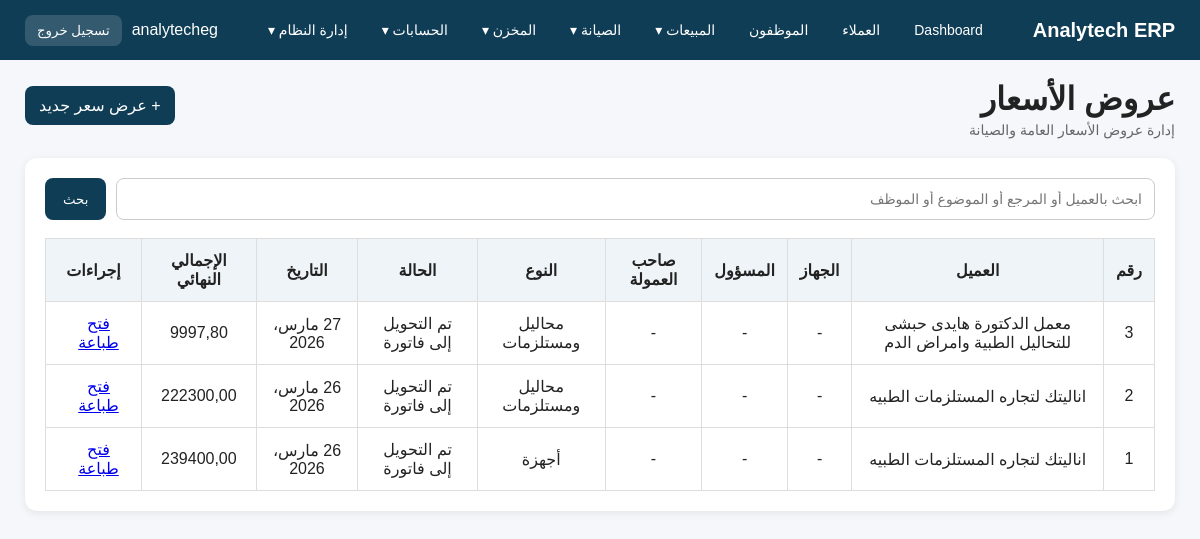
Page /quotations/ (signed in) on the committed database.
### app_quotations/models.py (models this page shows, shortened)
class Quotation(models.Model):
    QUOTATION_TYPES = [
        ('Devices', 'أجهزة'),
        ('Consumables', 'محاليل ومستلزمات'),
        ('Spare Parts', 'قطع غيار'),
        ('Service', 'خدمة / صيانة'),
        ('Mixed', 'مختلط'),
        ('Other', 'أخرى'),
    ]
    STATUS_CHOICES = [
        ('Draft', 'مسودة'),
        ('Sent', 'تم الإرسال'),
        ('Approved', 'تمت الموافقة'),
        ('Rejected', 'مرفوض'),
        ('Expired', 'منتهي'),
        ('Converted', 'تم التحويل إلى فاتورة'),
    ]
    customer = models.ForeignKey(
        Customer,
        on_delete=models.SET_NULL,
        null=True,
        blank=True,
        related_name='quotations',
        verbose_name='العميل المسجل'
    )
    customer_name_manual = models.CharField(max_length=200, blank=True, null=True, verbose_name='اسم العميل اليدوي')
    customer_phone_manual = models.CharField(max_length=50, blank=True, null=True, verbose_name='هاتف العميل اليدوي')
    customer_address_manual = models.TextField(blank=True, null=True, verbose_name='عنوان العميل اليدوي')
    contact_person_manual = models.CharField(max_length=150, blank=True, null=True, verbose_name='الشخص المسؤول يدويًا')
    device = models.ForeignKey(
        Device,
        on_delete=models.SET_NULL,
        null=True,
        blank=True,
        related_name='quotations',
        verbose_name='الجهاز المرجعي'
    )
    sales_owner = models.ForeignKey(
        'app_employees.Employee',
        on_delete=models.SET_NULL,
        null=True,
        blank=True,
        related_name='sales_quotations',
        verbose_name='الموظف المسؤول عن البيع'
    )
    commission_owner = models.ForeignKey(
        'app_employees.Employee',
        on_delete=models.SET_NULL,
        null=True,
        blank=True,
        related_name='commission_quotations',
        verbose_name='صاحب العمولة'
    )
    quotation_type = models.CharField(max_length=30, choices=QUOTATION_TYPES, default='Mixed', verbose_name='نوع عرض السعر')
    status = models.CharField(max_length=20, choices=STATUS_CHOICES, default='Draft', verbose_name='الحالة')
    quotation_date = models.DateField(auto_now_add=True, verbose_name='تاريخ العرض')
    valid_until = models.DateField(null=True, blank=True, verbose_name='ساري حتى')
    reference = models.CharField(max_length=200, blank=True, null=True, verbose_name='مرجع')
    subject = models.CharField(max_length=255, verbose_name='موضوع العرض')
    maintenance_request = models.ForeignKey(
        'app_maintenance.MaintenanceRequest',
        on_delete=models.SET_NULL,
        null=True,
        blank=True,
        related_name='quotations',
        verbose_name='طلب الصيانة المرتبط'
    )
    maintenance_visit = models.ForeignKey(
        'app_maintenance.MaintenanceVisit',
        on_delete=models.SET_NULL,
        null=True,
        blank=True,
        related_name='quotations',
        verbose_name='زيارة الصيانة المرتبطة'
    )
    subtotal = models.DecimalField(max_digits=12, decimal_places=2, default=0, verbose_name='الإجمالي قبل الخصم')
    discount_percent = models.DecimalField(max_digits=5, decimal_places=2, default=0, verbose_name='نسبة الخصم %')
    discount_amount = models.DecimalField(max_digits=12, decimal_places=2, default=0, verbose_name='قيمة الخصم')
    net_before_vat = models.DecimalField(max_digits=12, decimal_places=2, default=0, verbose_name='الصافي قبل الضريبة')
    vat_percent = models.DecimalField(max_digits=5, decimal_places=2, default=14, verbose_name='نسبة الضريبة %')
    vat_amount = models.DecimalField(max_digits=12, decimal_places=2, default=0, verbose_name='قيمة الضريبة')
    total_after_vat = models.DecimalField(max_digits=12, decimal_places=2, default=0, verbose_name='الإجمالي النهائي')
    notes = models.TextField(blank=True, null=True, verbose_name='ملاحظات')
    terms = models.TextField(blank=True, null=True, verbose_name='الشروط والأحكام')
    class Meta:
        verbose_name = 'عرض سعر'
        verbose_name_plural = 'عروض الأسعار'
        ordering = ['-id']
    @property
    def display_customer_name(self):
        if self.customer:
            return self.customer.name
        return self.customer_name_manual or '-'

### customers/models.py (models this page shows, shortened)
class Customer(models.Model):
    CUSTOMER_TYPES = [
        ('Lab', 'معمل'),
        ('Hospital', 'مستشفى'),
        ('Distributor', 'موزع'),
        ('Other', 'أخرى'),
    ]
    name = models.CharField(max_length=200, verbose_name='اسم العميل')
    customer_type = models.CharField(max_length=20, choices=CUSTOMER_TYPES, verbose_name='نوع العميل')
    address = models.TextField(blank=True, null=True, verbose_name='العنوان')
    phone = models.CharField(max_length=50, blank=True, null=True, verbose_name='الهاتف')
    contact_person = models.CharField(max_length=150, blank=True, null=True, verbose_name='الشخص المسؤول')
    account = models.OneToOneField(
        'accounting.Account',
        on_delete=models.SET_NULL,
        null=True,
        blank=True,
        related_name='customer',
        verbose_name='الحساب المحاسبي'
    )
    notes = models.TextField(blank=True, null=True, verbose_name='ملاحظات')
    class Meta:
        verbose_name = 'عميل'
        verbose_name_plural = 'العملاء'
        ordering = ['name']

### app_quotations/views.py (the view, shortened to what this page needs)
# urls.py: path('', quotation_list, name='quotation_list'),
def quotation_list(request):
    query = request.GET.get('q', '').strip()
    quotations = Quotation.objects.select_related(
        'customer',
        'device',
        'sales_owner',
        'commission_owner'
    ).all().order_by('-id')
    return render(request, 'quotations/quotation_list.html', {
        'quotations': quotations,
        'query': query,
    })

### templates/quotations/quotation_list.html (shortened to what this page needs)
{% extends 'base.html' %}
{% block content %}
<div class="topbar">
    <div>
        <h1>عروض الأسعار</h1>
        <div class="sub">إدارة عروض الأسعار العامة والصيانة</div>
    </div>
    <div class="quick-links">
        <a href="{% url 'quotation_create' %}">+ عرض سعر جديد</a>
    </div>
</div>
<div class="section">
    <form method="get" style="display:flex; gap:10px; margin-bottom:18px;">
        <input
            type="text"
            name="q"
            value="{{ query }}"
            placeholder="ابحث بالعميل أو المرجع أو الموضوع أو الموظف"
            style="flex:1; padding:12px; border:1px solid #ccc; border-radius:8px;"
        >
        <button
            type="submit"
            style="padding:12px 18px; border:none; border-radius:8px; background:#0f3d56; color:white;"
        >
            بحث
        </button>
    </form>
    <table style="width:100%; border-collapse:collapse;">
        <thead>
            <tr style="background:#eef4f7;">
                <th style="padding:12px; border:1px solid #ddd;">رقم</th>
                <th style="padding:12px; border:1px solid #ddd;">العميل</th>
                <th style="padding:12px; border:1px solid #ddd;">الجهاز</th>
                <th style="padding:12px; border:1px solid #ddd;">المسؤول</th>
                <th style="padding:12px; border:1px solid #ddd;">صاحب العمولة</th>
                <th style="padding:12px; border:1px solid #ddd;">النوع</th>
                <th style="padding:12px; border:1px solid #ddd;">الحالة</th>
                <th style="padding:12px; border:1px solid #ddd;">التاريخ</th>
                <th style="padding:12px; border:1px solid #ddd;">الإجمالي النهائي</th>
                <th style="padding:12px; border:1px solid #ddd;">إجراءات</th>
            </tr>
        </thead>
        <tbody>
            {% for q in quotations %}
            <tr>
                <td style="padding:12px; border:1px solid #ddd;">{{ q.id }}</td>
                <td style="padding:12px; border:1px solid #ddd;">{{ q.display_customer_name }}</td>
                <td style="padding:12px; border:1px solid #ddd;">{% if q.device %}{{ q.device.device_name }}{% else %}-{% endif %}</td>
                <td style="padding:12px; border:1px solid #ddd;">{% if q.sales_owner %}{{ q.sales_owner.full_name }}{% else %}-{% endif %}</td>
                <td style="padding:12px; border:1px solid #ddd;">{% if q.commission_owner %}{{ q.commission_owner.full_name }}{% else %}-{% endif %}</td>
                <td style="padding:12px; border:1px solid #ddd;">{{ q.get_quotation_type_display }}</td>
                <td style="padding:12px; border:1px solid #ddd;">{{ q.get_status_display }}</td>
                <td style="padding:12px; border:1px solid #ddd;">{{ q.quotation_date }}</td>
                <td style="padding:12px; border:1px solid #ddd;">{{ q.total_after_vat }}</td>
                <td style="padding:12px; border:1px solid #ddd;">
                    <a href="{% url 'quotation_detail' q.id %}" style="margin-left:10px;">فتح</a>
                    <a href="{% url 'quotation_print' q.id %}" target="_blank" style="margin-left:10px;">طباعة</a>
                </td>
            </tr>
            {% empty %}
            <tr>
                <td colspan="10" style="padding:20px; text-align:center; border:1px solid #ddd;">
                    لا توجد عروض أسعار
                </td>
            </tr>
            {% endfor %}
        </tbody>
    </table>
</div>
{% endblock %}

### templates/base.html (shortened to what this page needs)
<!DOCTYPE html>
<html lang="ar" dir="rtl">
<head>
</head>
<body>
<div class="navbar">
    <div class="logo">Analytech ERP</div>
    {% if user.is_authenticated %}
    <div class="menu">
        <a href="/">Dashboard</a>
        {% if perms.customers.view_customer %}
        <a href="/customers/">العملاء</a>
        {% endif %}
        {% if perms.app_employees.view_employee %}
        <a href="/employees/">الموظفون</a>
        {% endif %}
        {% if perms.app_quotations.view_quotation or perms.app_sales.view_salesorder or perms.app_invoices.view_invoice or perms.app_employees.view_employeecommission %}
        <div class="dropdown">
            <a href="/reports/sales/">المبيعات ▾</a>
        </div>
        {% endif %}
        {% if perms.app_maintenance.view_maintenancerequest or perms.app_maintenance.view_maintenancevisit or perms.app_maintenance.view_preventivemaintenanceplan %}
        <div class="dropdown">
            <a href="/maintenance/reports/">الصيانة ▾</a>
        </div>
        {% endif %}
        {% if perms.app_inventory.view_inventoryitem or perms.app_inventory.view_inventorylot or perms.app_inventory.view_inventorytransaction or perms.app_inventory.view_recallnotice %}
        <div class="dropdown">
            <a href="/inventory/">المخزن ▾</a>
        </div>
        {% endif %}
        {% if perms.accounting.view_account or perms.accounting.view_journalentry or perms.accounting.view_receiptvoucher or perms.accounting.view_paymentvoucher %}
        <div class="dropdown">
            <a href="/accounting/">الحسابات ▾</a>
        </div>
        {% endif %}
        {% if user.is_staff %}
        <div class="dropdown">
            <a href="/admin/">إدارة النظام ▾</a>
        </div>
        {% endif %}
    </div>
    <div class="user-box">
        <span>{{ user.username }}</span>
        <form method="post" action="{% url 'logout' %}" class="logout-form">
            <button type="submit" class="logout-btn">تسجيل خروج</button>
        </form>
    </div>
    {% endif %}
</div>
<div class="container">
    {% block content %}{% endblock %}
</div>
</body>
</html>

### templates/base.html (style rules this page uses)
body { margin: 0; font-family: Tahoma, Arial, sans-serif; background: #f5f7fa; color: #222; }
.navbar { background: #0f3d56; color: white; padding: 14px 25px; display: flex; justify-content: space-between; align-items: center; gap: 16px; flex-wrap: wrap; }
.logo { font-size: 20px; font-weight: bold; white-space: nowrap; }
.menu { display: flex; align-items: center; gap: 14px; flex-wrap: wrap; }
.menu > a, .dropdown > a { color: white; text-decoration: none; font-size: 14px; padding: 8px 10px; border-radius: 8px; display: inline-block; }
.dropdown { position: relative; }
.container { padding: 20px 25px; }
.topbar { display: flex; justify-content: space-between; align-items: center; margin-bottom: 20px; gap: 15px; flex-wrap: wrap; }
.topbar h1 { margin: 0; }
.sub { color: #666; font-size: 14px; margin-top: 4px; }
.section { background: white; padding: 20px; border-radius: 12px; box-shadow: 0 2px 8px rgba(0,0,0,0.08); }
table { width: 100%; border-collapse: collapse; }
th, td { padding: 10px; border-bottom: 1px solid #eee; text-align: center; vertical-align: middle; }
th { background: #eef4f7; }
.form-control, select, textarea, input[type="text"], input[type="number"], input[type="date"], input[type="email"], input[type="password"] { width: 100%; padding: 10px 12px; border: 1px solid #ccc; border-radius: 8px; font-size: 14px; background: #fff; box-sizing: border-box; }
.quick-links a { display: inline-block; background: #0f3d56; color: white; padding: 10px 14px; border-radius: 8px; text-decoration: none; margin-right: 8px; margin-bottom: 8px; }
.user-box { display: flex; align-items: center; gap: 10px; color: white; }
.logout-form { margin: 0; }
.logout-btn { background: rgba(255,255,255,0.15); border: none; color: white; padding: 8px 12px; border-radius: 8px; cursor: pointer; }

### rows in the picture
Quotation: id "3", display_customer_name "معمل الدكتورة هايدى حبشى للتحاليل الطبية وامراض الدم", quotation_type "محاليل ومستلزمات", status "تم التحويل إلى فاتورة", quotation_date "27 مارس، 2026", total_after_vat "9997,80"
Quotation: id "2", display_customer_name "اناليتك لتجاره المستلزمات الطبيه", quotation_type "محاليل ومستلزمات", status "تم التحويل إلى فاتورة", quotation_date "26 مارس، 2026", total_after_vat "222300,00"
Quotation: id "1", display_customer_name "اناليتك لتجاره المستلزمات الطبيه", quotation_type "أجهزة", status "تم التحويل إلى فاتورة", quotation_date "26 مارس، 2026", total_after_vat "239400,00"

### other values in the picture
{{ user.username }} "analytecheg"
